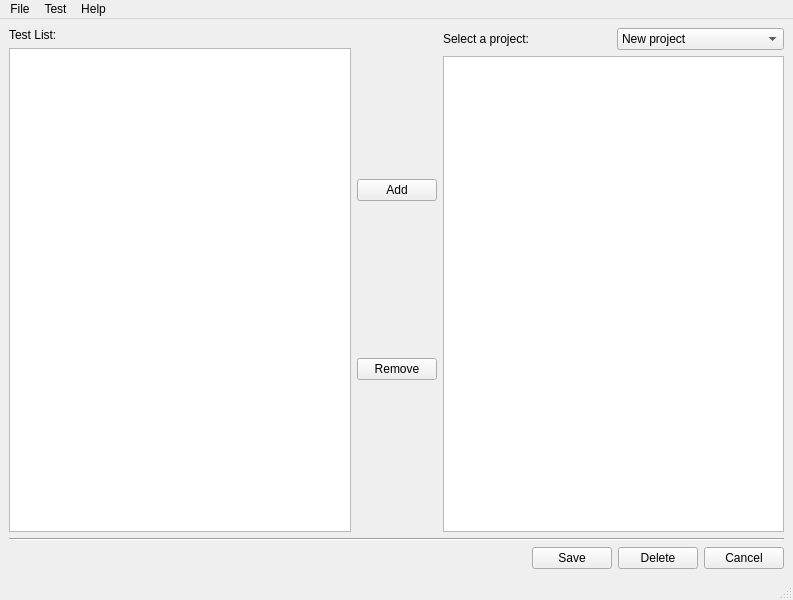
<?xml version="1.0" encoding="UTF-8"?>
<ui version="4.0">
 <class>PM_View</class>
 <widget class="QMainWindow" name="PM_View">
  <property name="geometry">
   <rect>
    <x>0</x>
    <y>0</y>
    <width>793</width>
    <height>600</height>
   </rect>
  </property>
  <property name="windowTitle">
   <string>PM_View</string>
  </property>
  <widget class="QWidget" name="centralwidget">
   <layout class="QVBoxLayout" name="verticalLayout_4">
    <item>
     <layout class="QHBoxLayout" name="horizontalLayout_3">
      <item>
       <layout class="QVBoxLayout" name="verticalLayout">
        <item>
         <widget class="QLabel" name="test_label">
          <property name="text">
           <string>Test List:</string>
          </property>
         </widget>
        </item>
        <item>
         <widget class="QListView" name="testList"/>
        </item>
       </layout>
      </item>
      <item>
       <layout class="QVBoxLayout" name="verticalLayout_3">
        <item>
         <widget class="QPushButton" name="addButton">
          <property name="text">
           <string>Add</string>
          </property>
         </widget>
        </item>
        <item>
         <widget class="QPushButton" name="removeButtion">
          <property name="text">
           <string>Remove</string>
          </property>
         </widget>
        </item>
       </layout>
      </item>
      <item>
       <layout class="QVBoxLayout" name="verticalLayout_2">
        <item>
         <layout class="QHBoxLayout" name="horizontalLayout_2">
          <item>
           <widget class="QLabel" name="selected_label">
            <property name="text">
             <string>Select a project:</string>
            </property>
           </widget>
          </item>
          <item>
           <widget class="QComboBox" name="project_combo">
            <item>
             <property name="text">
              <string>New project</string>
             </property>
            </item>
           </widget>
          </item>
         </layout>
        </item>
        <item>
         <widget class="QListView" name="selectedList"/>
        </item>
       </layout>
      </item>
     </layout>
    </item>
    <item>
     <widget class="Line" name="line">
      <property name="orientation">
       <enum>Qt::Horizontal</enum>
      </property>
     </widget>
    </item>
    <item>
     <layout class="QHBoxLayout" name="horizontalLayout">
      <item>
       <spacer name="horizontalSpacer">
        <property name="orientation">
         <enum>Qt::Horizontal</enum>
        </property>
        <property name="sizeHint" stdset="0">
         <size>
          <width>348</width>
          <height>20</height>
         </size>
        </property>
       </spacer>
      </item>
      <item>
       <widget class="QPushButton" name="saveButton">
        <property name="text">
         <string>Save</string>
        </property>
       </widget>
      </item>
      <item>
       <widget class="QPushButton" name="deleteButton">
        <property name="text">
         <string>Delete</string>
        </property>
       </widget>
      </item>
      <item>
       <widget class="QPushButton" name="cancelButton">
        <property name="text">
         <string>Cancel</string>
        </property>
       </widget>
      </item>
     </layout>
    </item>
   </layout>
  </widget>
  <widget class="QMenuBar" name="menubar">
   <property name="geometry">
    <rect>
     <x>0</x>
     <y>0</y>
     <width>793</width>
     <height>21</height>
    </rect>
   </property>
   <widget class="QMenu" name="menuFile">
    <property name="title">
     <string>File</string>
    </property>
    <addaction name="actionReset"/>
    <addaction name="actionSave_as"/>
    <addaction name="actionDelete"/>
   </widget>
   <widget class="QMenu" name="menuTest">
    <property name="title">
     <string>Test</string>
    </property>
   </widget>
   <widget class="QMenu" name="menuHelp">
    <property name="title">
     <string>Help</string>
    </property>
   </widget>
   <addaction name="menuFile"/>
   <addaction name="menuTest"/>
   <addaction name="menuHelp"/>
  </widget>
  <widget class="QStatusBar" name="statusbar"/>
  <action name="actionReset">
   <property name="text">
    <string>Reset</string>
   </property>
  </action>
  <action name="actionSave_as">
   <property name="text">
    <string>Save as...</string>
   </property>
  </action>
  <action name="actionDelete">
   <property name="text">
    <string>Delete</string>
   </property>
  </action>
 </widget>
 <resources/>
 <connections/>
</ui>
